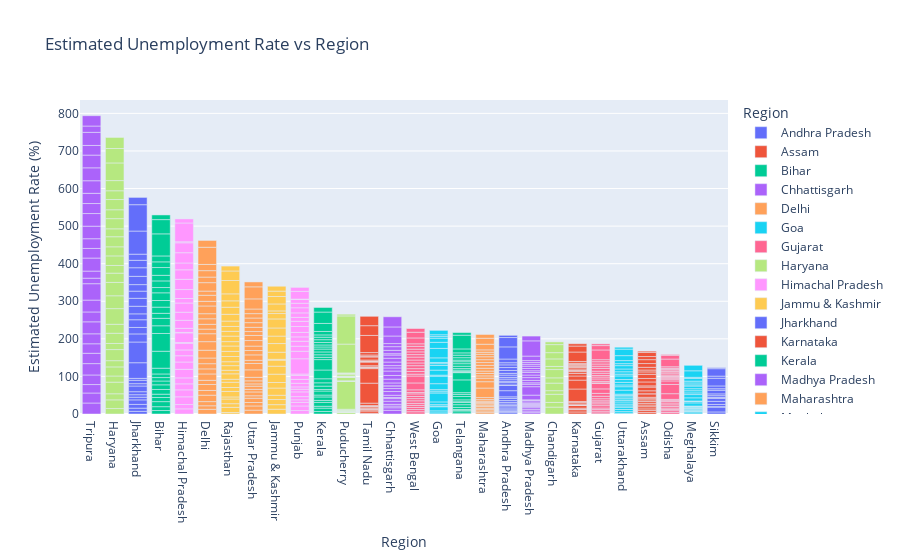

The notebook cell saved with this chart:
### Markdown cell above
### Statistical EDA

### Code cell
# Unemployment Rate over-time

plt.figure(figsize=(14,7))
fig = px.bar(data1, x='Region', y='Estimated Unemployment Rate (%)', color='Region', title="Estimated Unemployment Rate vs Region")
fig.update_layout(xaxis = {'categoryorder':'total descending'})
fig.show()

### Figure 1 — Plotly figure (JSON) as saved in the notebook; plotly's stock layout.template omitted (floating-point values rounded to 4 significant figures)
{"data": [{"alignmentgroup": "True", "hovertemplate": "Region=%{x}<br>Estimated Unemployment Rate (%)=%{y}<extra></extra>", "legendgroup": "Andhra Pradesh", "marker": {"color": "#636efa", "pattern": {"shape": ""}}, "name": "Andhra Pradesh", "offsetgroup": "Andhra Pradesh", "orientation": "v", "showlegend": true, "textposition": "auto", "type": "bar", "x": ["Andhra Pradesh", "Andhra Pradesh", "Andhra Pradesh", "Andhra Pradesh", "Andhra Pradesh", "Andhra Pradesh", "Andhra Pradesh", "Andhra Pradesh", "Andhra Pradesh", "Andhra Pradesh", "Andhra Pradesh", "Andhra Pradesh", "Andhra Pradesh", "Andhra Pradesh", "Andhra Pradesh", "Andhra Pradesh", "Andhra Pradesh", "Andhra Pradesh", "Andhra Pradesh", "Andhra Pradesh", "Andhra Pradesh", "Andhra Pradesh", "Andhra Pradesh", "Andhra Pradesh", "Andhra Pradesh", "Andhra Pradesh", "Andhra Pradesh", "Andhra Pradesh"], "xaxis": "x", "y": [3.65, 3.05, 3.75, 3.32, 5.17, 3.52, 4.12, 4.38, 4.84, 5.91, 4.06, 16.29, 14.46, 0.85, 6.09, 3.8, 5.64, 4.61, 6.01, 4.7, 7.54, 7.88, 7.11, 5.66, 9.88, 32.3, 24.91, 5.86], "yaxis": "y"}, {"alignmentgroup": "True", "hovertemplate": "Region=%{x}<br>Estimated Unemployment Rate (%)=%{y}<extra></extra>", "legendgroup": "Assam", "marker": {"color": "#EF553B", "pattern": {"shape": ""}}, "name": "Assam", "offsetgroup": "Assam", "orientation": "v", "showlegend": true, "textposition": "auto", "type": "bar", "x": ["Assam", "Assam", "Assam", "Assam", "Assam", "Assam", "Assam", "Assam", "Assam", "Assam", "Assam", "Assam", "Assam", "Assam", "Assam", "Assam", "Assam", "Assam", "Assam", "Assam", "Assam", "Assam", "Assam", "Assam", "Assam", "Assam"], "xaxis": "x", "y": [4.29, 5.08, 4.26, 5.79, 4.46, 4.65, 4.66, 4.29, 3.26, 3.77, 9.38, 0, 7.87, 9.89, 3.21, 10.39, 9.26, 11.17, 6.31, 5.02, 7.24, 9.98, 10.34, 8.37, 10.77, 3.42], "yaxis": "y"}, {"alignmentgroup": "True", "hovertemplate": "Region=%{x}<br>Estimated Unemployment Rate (%)=%{y}<extra></extra>", "legendgroup": "Bihar", "marker": {"color": "#00cc96", "pattern": {"shape": ""}}, "name": "Bihar", "offsetgroup": "Bihar", "orientation": "v", "showlegend": true, "textposition": "auto", "type": "bar", "x": ["Bihar", "Bihar", "Bihar", "Bihar", "Bihar", "Bihar", "Bihar", "Bihar", "Bihar", "Bihar", "Bihar", "Bihar", "Bihar", "Bihar", "Bihar", "Bihar", "Bihar", "Bihar", "Bihar", "Bihar", "Bihar", "Bihar", "Bihar", "Bihar", "Bihar", "Bihar", "Bihar", "Bihar"], "xaxis": "x", "y": [9.27, 10.2, 13.44, 11, 8.87, 12.47, 12.4, 10.16, 9.13, 9.61, 15.39, 45.09, 47.26, 20.49, 19.9, 13.29, 16.41, 17.66, 20.46, 14.06, 17.62, 14.91, 20.69, 15.11, 15.73, 58.77, 37.87, 12.45], "yaxis": "y"}, {"alignmentgroup": "True", "hovertemplate": "Region=%{x}<br>Estimated Unemployment Rate (%)=%{y}<extra></extra>", "legendgroup": "Chhattisgarh", "marker": {"color": "#ab63fa", "pattern": {"shape": ""}}, "name": "Chhattisgarh", "offsetgroup": "Chhattisgarh", "orientation": "v", "showlegend": true, "textposition": "auto", "type": "bar", "x": ["Chhattisgarh", "Chhattisgarh", "Chhattisgarh", "Chhattisgarh", "Chhattisgarh", "Chhattisgarh", "Chhattisgarh", "Chhattisgarh", "Chhattisgarh", "Chhattisgarh", "Chhattisgarh", "Chhattisgarh", "Chhattisgarh", "Chhattisgarh", "Chhattisgarh", "Chhattisgarh", "Chhattisgarh", "Chhattisgarh", "Chhattisgarh", "Chhattisgarh", "Chhattisgarh", "Chhattisgarh", "Chhattisgarh", "Chhattisgarh", "Chhattisgarh", "Chhattisgarh", "Chhattisgarh", "Chhattisgarh"], "xaxis": "x", "y": [9.82, 6.76, 4.54, 4.64, 8.33, 6.96, 2.77, 6.11, 9.89, 7.89, 7.31, 0, 7.64, 10.14, 9.77, 11.77, 8.17, 6.29, 9.46, 10.27, 8.32, 3.57, 9.01, 9.79, 8.21, 20.13, 24.1, 27.07], "yaxis": "y"}, {"alignmentgroup": "True", "hovertemplate": "Region=%{x}<br>Estimated Unemployment Rate (%)=%{y}<extra></extra>", "legendgroup": "Delhi", "marker": {"color": "#FFA15A", "pattern": {"shape": ""}}, "name": "Delhi", "offsetgroup": "Delhi", "orientation": "v", "showlegend": true, "textposition": "auto", "type": "bar", "x": ["Delhi", "Delhi", "Delhi", "Delhi", "Delhi", "Delhi", "Delhi", "Delhi", "Delhi", "Delhi", "Delhi", "Delhi", "Delhi", "Delhi", "Delhi", "Delhi", "Delhi", "Delhi", "Delhi", "Delhi", "Delhi", "Delhi", "Delhi", "Delhi", "Delhi", "Delhi", "Delhi", "Delhi"], "xaxis": "x", "y": [12.56, 9.33, 11.07, 17.18, 12.5, 15.84, 11.11, 16.97, 13.48, 13.81, 15.18, 20.69, 22.76, 21.14, 12.31, 12.76, 14.68, 13.52, 20.59, 12.41, 16.11, 11.07, 22.45, 14.86, 17.09, 16.51, 45.78, 18.11], "yaxis": "y"}, {"alignmentgroup": "True", "hovertemplate": "Region=%{x}<br>Estimated Unemployment Rate (%)=%{y}<extra></extra>", "legendgroup": "Goa", "marker": {"color": "#19d3f3", "pattern": {"shape": ""}}, "name": "Goa", "offsetgroup": "Goa", "orientation": "v", "showlegend": true, "textposition": "auto", "type": "bar", "x": ["Goa", "Goa", "Goa", "Goa", "Goa", "Goa", "Goa", "Goa", "Goa", "Goa", "Goa", "Goa", "Goa", "Goa", "Goa", "Goa", "Goa", "Goa", "Goa", "Goa", "Goa", "Goa", "Goa", "Goa"], "xaxis": "x", "y": [2.91, 5.45, 10.98, 1.98, 3.61, 7.21, 23.71, 3.54, 5.38, 0, 15.91, 20, 2.75, 13.33, 12.28, 4.9, 3.16, 12.31, 25.2, 16.22, 10.92, 4.31, 4.76, 11.76], "yaxis": "y"}, {"alignmentgroup": "True", "hovertemplate": "Region=%{x}<br>Estimated Unemployment Rate (%)=%{y}<extra></extra>", "legendgroup": "Gujarat", "marker": {"color": "#FF6692", "pattern": {"shape": ""}}, "name": "Gujarat", "offsetgroup": "Gujarat", "orientation": "v", "showlegend": true, "textposition": "auto", "type": "bar", "x": ["Gujarat", "Gujarat", "Gujarat", "Gujarat", "Gujarat", "Gujarat", "Gujarat", "Gujarat", "Gujarat", "Gujarat", "Gujarat", "Gujarat", "Gujarat", "Gujarat", "Gujarat", "Gujarat", "Gujarat", "Gujarat", "Gujarat", "Gujarat", "Gujarat", "Gujarat", "Gujarat", "Gujarat", "Gujarat", "Gujarat", "Gujarat", "Gujarat"], "xaxis": "x", "y": [2.88, 4.77, 4.58, 3.7, 6.29, 4.91, 4.68, 3.46, 5.35, 6.64, 7.59, 12, 14.58, 1.41, 4.09, 6.31, 5.15, 4.2, 5.96, 5.45, 7.53, 5.71, 5.82, 6.04, 5.39, 25.94, 11.62, 4.54], "yaxis": "y"}, {"alignmentgroup": "True", "hovertemplate": "Region=%{x}<br>Estimated Unemployment Rate (%)=%{y}<extra></extra>", "legendgroup": "Haryana", "marker": {"color": "#B6E880", "pattern": {"shape": ""}}, "name": "Haryana", "offsetgroup": "Haryana", "orientation": "v", "showlegend": true, "textposition": "auto", "type": "bar", "x": ["Haryana", "Haryana", "Haryana", "Haryana", "Haryana", "Haryana", "Haryana", "Haryana", "Haryana", "Haryana", "Haryana", "Haryana", "Haryana", "Haryana", "Haryana", "Haryana", "Haryana", "Haryana", "Haryana", "Haryana", "Haryana", "Haryana", "Haryana", "Haryana", "Haryana", "Haryana", "Haryana", "Haryana"], "xaxis": "x", "y": [14.54, 23.08, 16.22, 30.94, 16.36, 24.17, 16.59, 29.56, 16.21, 27.19, 23.92, 41.61, 34.22, 35.57, 24.67, 20.42, 25.45, 24.19, 26.84, 21.04, 27.06, 23.65, 27.24, 23.29, 27.14, 46.89, 38.46, 29.41], "yaxis": "y"}, {"alignmentgroup": "True", "hovertemplate": "Region=%{x}<br>Estimated Unemployment Rate (%)=%{y}<extra></extra>", "legendgroup": "Himachal Pradesh", "marker": {"color": "#FF97FF", "pattern": {"shape": ""}}, "name": "Himachal Pradesh", "offsetgroup": "Himachal Pradesh", "orientation": "v", "showlegend": true, "textposition": "auto", "type": "bar", "x": ["Himachal Pradesh", "Himachal Pradesh", "Himachal Pradesh", "Himachal Pradesh", "Himachal Pradesh", "Himachal Pradesh", "Himachal Pradesh", "Himachal Pradesh", "Himachal Pradesh", "Himachal Pradesh", "Himachal Pradesh", "Himachal Pradesh", "Himachal Pradesh", "Himachal Pradesh", "Himachal Pradesh", "Himachal Pradesh", "Himachal Pradesh", "Himachal Pradesh", "Himachal Pradesh", "Himachal Pradesh", "Himachal Pradesh", "Himachal Pradesh", "Himachal Pradesh", "Himachal Pradesh", "Himachal Pradesh", "Himachal Pradesh", "Himachal Pradesh", "Himachal Pradesh"], "xaxis": "x", "y": [13.68, 11.43, 20.59, 18.56, 15.98, 15.81, 22.86, 19.46, 16.67, 15.42, 17.71, 2.13, 25.64, 1.12, 10.88, 21.43, 21.51, 24.48, 12, 23.77, 27.27, 25.32, 18.15, 27.31, 26.44, 2.7, 50, 10.81], "yaxis": "y"}, {"alignmentgroup": "True", "hovertemplate": "Region=%{x}<br>Estimated Unemployment Rate (%)=%{y}<extra></extra>", "legendgroup": "Jammu & Kashmir", "marker": {"color": "#FECB52", "pattern": {"shape": ""}}, "name": "Jammu & Kashmir", "offsetgroup": "Jammu & Kashmir", "orientation": "v", "showlegend": true, "textposition": "auto", "type": "bar", "x": ["Jammu & Kashmir", "Jammu & Kashmir", "Jammu & Kashmir", "Jammu & Kashmir", "Jammu & Kashmir", "Jammu & Kashmir", "Jammu & Kashmir", "Jammu & Kashmir", "Jammu & Kashmir", "Jammu & Kashmir", "Jammu & Kashmir", "Jammu & Kashmir", "Jammu & Kashmir", "Jammu & Kashmir", "Jammu & Kashmir", "Jammu & Kashmir", "Jammu & Kashmir", "Jammu & Kashmir", "Jammu & Kashmir", "Jammu & Kashmir", "Jammu & Kashmir"], "xaxis": "x", "y": [12.78, 12.09, 13.67, 11.32, 19.27, 14.73, 22.19, 21.23, 16, 2.22, 18.97, 23.04, 19.88, 21.55, 24.06, 14.29, 7.02, 18.54, 19.86, 14.29, 12.96], "yaxis": "y"}, {"alignmentgroup": "True", "hovertemplate": "Region=%{x}<br>Estimated Unemployment Rate (%)=%{y}<extra></extra>", "legendgroup": "Jharkhand", "marker": {"color": "#636efa", "pattern": {"shape": ""}}, "name": "Jharkhand", "offsetgroup": "Jharkhand", "orientation": "v", "showlegend": true, "textposition": "auto", "type": "bar", "x": ["Jharkhand", "Jharkhand", "Jharkhand", "Jharkhand", "Jharkhand", "Jharkhand", "Jharkhand", "Jharkhand", "Jharkhand", "Jharkhand", "Jharkhand", "Jharkhand", "Jharkhand", "Jharkhand", "Jharkhand", "Jharkhand", "Jharkhand", "Jharkhand", "Jharkhand", "Jharkhand", "Jharkhand", "Jharkhand", "Jharkhand", "Jharkhand", "Jharkhand", "Jharkhand", "Jharkhand", "Jharkhand"], "xaxis": "x", "y": [7.11, 8.46, 9.98, 12.06, 7.12, 6.57, 8.07, 15.15, 6.16, 9.06, 5.01, 41.72, 55.1, 21.53, 17.23, 20.51, 15.67, 20.25, 21.16, 19.05, 17.34, 22.01, 22.96, 19.67, 16.4, 61.48, 70.17, 19.38], "yaxis": "y"}, {"alignmentgroup": "True", "hovertemplate": "Region=%{x}<br>Estimated Unemployment Rate (%)=%{y}<extra></extra>", "legendgroup": "Karnataka", "marker": {"color": "#EF553B", "pattern": {"shape": ""}}, "name": "Karnataka", "offsetgroup": "Karnataka", "orientation": "v", "showlegend": true, "textposition": "auto", "type": "bar", "x": ["Karnataka", "Karnataka", "Karnataka", "Karnataka", "Karnataka", "Karnataka", "Karnataka", "Karnataka", "Karnataka", "Karnataka", "Karnataka", "Karnataka", "Karnataka", "Karnataka", "Karnataka", "Karnataka", "Karnataka", "Karnataka", "Karnataka", "Karnataka", "Karnataka", "Karnataka", "Karnataka", "Karnataka", "Karnataka", "Karnataka", "Karnataka", "Karnataka"], "xaxis": "x", "y": [5.46, 5.98, 0.52, 0.37, 3.2, 7.13, 1.19, 0.41, 2.57, 4.11, 2.39, 33.17, 23.72, 10.92, 6.56, 5, 2.29, 1.27, 3.57, 3.87, 3.44, 1.56, 3.31, 2.88, 4.92, 25.12, 15.88, 6.12], "yaxis": "y"}, {"alignmentgroup": "True", "hovertemplate": "Region=%{x}<br>Estimated Unemployment Rate (%)=%{y}<extra></extra>", "legendgroup": "Kerala", "marker": {"color": "#00cc96", "pattern": {"shape": ""}}, "name": "Kerala", "offsetgroup": "Kerala", "orientation": "v", "showlegend": true, "textposition": "auto", "type": "bar", "x": ["Kerala", "Kerala", "Kerala", "Kerala", "Kerala", "Kerala", "Kerala", "Kerala", "Kerala", "Kerala", "Kerala", "Kerala", "Kerala", "Kerala", "Kerala", "Kerala", "Kerala", "Kerala", "Kerala", "Kerala", "Kerala", "Kerala", "Kerala", "Kerala", "Kerala", "Kerala", "Kerala", "Kerala"], "xaxis": "x", "y": [6.63, 9, 4.95, 10.32, 5.35, 9.14, 5, 10.77, 4.11, 8.91, 8.85, 10.71, 23.38, 27.66, 6.11, 6.67, 7.58, 7.69, 5.52, 5.35, 6.71, 7.31, 6.65, 6.08, 9.14, 21.43, 30.28, 12.17], "yaxis": "y"}, {"alignmentgroup": "True", "hovertemplate": "Region=%{x}<br>Estimated Unemployment Rate (%)=%{y}<extra></extra>", "legendgroup": "Madhya Pradesh", "marker": {"color": "#ab63fa", "pattern": {"shape": ""}}, "name": "Madhya Pradesh", "offsetgroup": "Madhya Pradesh", "orientation": "v", "showlegend": true, "textposition": "auto", "type": "bar", "x": ["Madhya Pradesh", "Madhya Pradesh", "Madhya Pradesh", "Madhya Pradesh", "Madhya Pradesh", "Madhya Pradesh", "Madhya Pradesh", "Madhya Pradesh", "Madhya Pradesh", "Madhya Pradesh", "Madhya Pradesh", "Madhya Pradesh", "Madhya Pradesh", "Madhya Pradesh", "Madhya Pradesh", "Madhya Pradesh", "Madhya Pradesh", "Madhya Pradesh", "Madhya Pradesh", "Madhya Pradesh", "Madhya Pradesh", "Madhya Pradesh", "Madhya Pradesh", "Madhya Pradesh", "Madhya Pradesh", "Madhya Pradesh", "Madhya Pradesh", "Madhya Pradesh"], "xaxis": "x", "y": [3.63, 4.25, 3.92, 4.94, 3.08, 2.98, 2.72, 2.94, 3.66, 4.42, 1.19, 12.5, 22.46, 6.46, 3.91, 6.38, 7.38, 6.82, 7, 4.4, 6.06, 6.2, 5.17, 4.96, 4.8, 11.94, 40.49, 12.72], "yaxis": "y"}, {"alignmentgroup": "True", "hovertemplate": "Region=%{x}<br>Estimated Unemployment Rate (%)=%{y}<extra></extra>", "legendgroup": "Maharashtra", "marker": {"color": "#FFA15A", "pattern": {"shape": ""}}, "name": "Maharashtra", "offsetgroup": "Maharashtra", "orientation": "v", "showlegend": true, "textposition": "auto", "type": "bar", "x": ["Maharashtra", "Maharashtra", "Maharashtra", "Maharashtra", "Maharashtra", "Maharashtra", "Maharashtra", "Maharashtra", "Maharashtra", "Maharashtra", "Maharashtra", "Maharashtra", "Maharashtra", "Maharashtra", "Maharashtra", "Maharashtra", "Maharashtra", "Maharashtra", "Maharashtra", "Maharashtra", "Maharashtra", "Maharashtra", "Maharashtra", "Maharashtra", "Maharashtra", "Maharashtra", "Maharashtra", "Maharashtra"], "xaxis": "x", "y": [3.67, 4.34, 3.66, 3.76, 4.4, 3.81, 3.68, 3.03, 3.8, 4.24, 5.38, 25.28, 16.89, 9.4, 6.08, 6.46, 6.35, 7.57, 7.6, 7.51, 7.6, 7.83, 6.67, 5.34, 6.34, 14.99, 15.92, 10.01], "yaxis": "y"}, {"alignmentgroup": "True", "hovertemplate": "Region=%{x}<br>Estimated Unemployment Rate (%)=%{y}<extra></extra>", "legendgroup": "Meghalaya", "marker": {"color": "#19d3f3", "pattern": {"shape": ""}}, "name": "Meghalaya", "offsetgroup": "Meghalaya", "orientation": "v", "showlegend": true, "textposition": "auto", "type": "bar", "x": ["Meghalaya", "Meghalaya", "Meghalaya", "Meghalaya", "Meghalaya", "Meghalaya", "Meghalaya", "Meghalaya", "Meghalaya", "Meghalaya", "Meghalaya", "Meghalaya", "Meghalaya", "Meghalaya", "Meghalaya", "Meghalaya", "Meghalaya", "Meghalaya", "Meghalaya", "Meghalaya", "Meghalaya", "Meghalaya", "Meghalaya", "Meghalaya", "Meghalaya", "Meghalaya", "Meghalaya"], "xaxis": "x", "y": [3.16, 4.23, 1.03, 0.52, 0.24, 3.7, 1.5, 1.8, 0.97, 2.76, 1.28, 8.38, 3.73, 1.35, 8.4, 8.66, 4.43, 5.8, 5.3, 7.2, 3.02, 5.21, 4.76, 7.37, 2.8, 17.39, 14.58], "yaxis": "y"}, {"alignmentgroup": "True", "hovertemplate": "Region=%{x}<br>Estimated Unemployment Rate (%)=%{y}<extra></extra>", "legendgroup": "Odisha", "marker": {"color": "#FF6692", "pattern": {"shape": ""}}, "name": "Odisha", "offsetgroup": "Odisha", "orientation": "v", "showlegend": true, "textposition": "auto", "type": "bar", "x": ["Odisha", "Odisha", "Odisha", "Odisha", "Odisha", "Odisha", "Odisha", "Odisha", "Odisha", "Odisha", "Odisha", "Odisha", "Odisha", "Odisha", "Odisha", "Odisha", "Odisha", "Odisha", "Odisha", "Odisha", "Odisha", "Odisha", "Odisha", "Odisha", "Odisha", "Odisha", "Odisha", "Odisha"], "xaxis": "x", "y": [4.17, 4.71, 3.31, 3.68, 4.31, 4.28, 4.72, 4.67, 1.81, 3.31, 15.09, 24.48, 9.45, 4.59, 2.95, 2.63, 1.78, 3.5, 3.78, 4.5, 2.23, 3.36, 2.28, 2.19, 3.96, 20.5, 10, 2.18], "yaxis": "y"}, {"alignmentgroup": "True", "hovertemplate": "Region=%{x}<br>Estimated Unemployment Rate (%)=%{y}<extra></extra>", "legendgroup": "Puducherry", "marker": {"color": "#B6E880", "pattern": {"shape": ""}}, "name": "Puducherry", "offsetgroup": "Puducherry", "orientation": "v", "showlegend": true, "textposition": "auto", "type": "bar", "x": ["Puducherry", "Puducherry", "Puducherry", "Puducherry", "Puducherry", "Puducherry", "Puducherry", "Puducherry", "Puducherry", "Puducherry", "Puducherry", "Puducherry", "Puducherry", "Puducherry", "Puducherry", "Puducherry", "Puducherry", "Puducherry", "Puducherry", "Puducherry", "Puducherry", "Puducherry", "Puducherry", "Puducherry", "Puducherry", "Puducherry"], "xaxis": "x", "y": [0, 0, 0, 4.85, 0, 1.18, 0, 1.99, 0.58, 1.74, 2.31, 74.51, 1.25, 0, 0, 8.95, 1.22, 1.17, 1.37, 5.21, 0.57, 1.78, 0.62, 76.74, 75, 4.55], "yaxis": "y"}, {"alignmentgroup": "True", "hovertemplate": "Region=%{x}<br>Estimated Unemployment Rate (%)=%{y}<extra></extra>", "legendgroup": "Punjab", "marker": {"color": "#FF97FF", "pattern": {"shape": ""}}, "name": "Punjab", "offsetgroup": "Punjab", "orientation": "v", "showlegend": true, "textposition": "auto", "type": "bar", "x": ["Punjab", "Punjab", "Punjab", "Punjab", "Punjab", "Punjab", "Punjab", "Punjab", "Punjab", "Punjab", "Punjab", "Punjab", "Punjab", "Punjab", "Punjab", "Punjab", "Punjab", "Punjab", "Punjab", "Punjab", "Punjab", "Punjab", "Punjab", "Punjab", "Punjab", "Punjab", "Punjab", "Punjab"], "xaxis": "x", "y": [9.17, 12.21, 9.64, 6.69, 8.59, 12.56, 7.07, 6.13, 9.69, 10.41, 10.51, 3.69, 40.59, 20, 13.49, 13.17, 11.61, 11.99, 15.69, 13.75, 10.39, 11.97, 13.68, 11.99, 9.97, 1.13, 20.54, 10.55], "yaxis": "y"}, {"alignmentgroup": "True", "hovertemplate": "Region=%{x}<br>Estimated Unemployment Rate (%)=%{y}<extra></extra>", "legendgroup": "Rajasthan", "marker": {"color": "#FECB52", "pattern": {"shape": ""}}, "name": "Rajasthan", "offsetgroup": "Rajasthan", "orientation": "v", "showlegend": true, "textposition": "auto", "type": "bar", "x": ["Rajasthan", "Rajasthan", "Rajasthan", "Rajasthan", "Rajasthan", "Rajasthan", "Rajasthan", "Rajasthan", "Rajasthan", "Rajasthan", "Rajasthan", "Rajasthan", "Rajasthan", "Rajasthan", "Rajasthan", "Rajasthan", "Rajasthan", "Rajasthan", "Rajasthan", "Rajasthan", "Rajasthan", "Rajasthan", "Rajasthan", "Rajasthan", "Rajasthan", "Rajasthan", "Rajasthan", "Rajasthan"], "xaxis": "x", "y": [4.03, 13.7, 9.7, 12.5, 5.45, 14.66, 10.47, 13.96, 8, 14.48, 9.47, 12.25, 10.45, 13.86, 13.62, 14.36, 11.67, 14.71, 12.63, 13.02, 14.3, 18.04, 18.82, 17.02, 18.54, 35.53, 25.35, 13.04], "yaxis": "y"}, {"alignmentgroup": "True", "hovertemplate": "Region=%{x}<br>Estimated Unemployment Rate (%)=%{y}<extra></extra>", "legendgroup": "Sikkim", "marker": {"color": "#636efa", "pattern": {"shape": ""}}, "name": "Sikkim", "offsetgroup": "Sikkim", "orientation": "v", "showlegend": true, "textposition": "auto", "type": "bar", "x": ["Sikkim", "Sikkim", "Sikkim", "Sikkim", "Sikkim", "Sikkim", "Sikkim", "Sikkim", "Sikkim", "Sikkim", "Sikkim", "Sikkim", "Sikkim", "Sikkim", "Sikkim", "Sikkim", "Sikkim"], "xaxis": "x", "y": [5.48, 13.11, 1, 0, 5.81, 8.2, 7.76, 2.56, 4.82, 4.81, 9.68, 4.04, 7.37, 20.45, 5.77, 19.75, 2.63], "yaxis": "y"}, {"alignmentgroup": "True", "hovertemplate": "Region=%{x}<br>Estimated Unemployment Rate (%)=%{y}<extra></extra>", "legendgroup": "Tamil Nadu", "marker": {"color": "#EF553B", "pattern": {"shape": ""}}, "name": "Tamil Nadu", "offsetgroup": "Tamil Nadu", "orientation": "v", "showlegend": true, "textposition": "auto", "type": "bar", "x": ["Tamil Nadu", "Tamil Nadu", "Tamil Nadu", "Tamil Nadu", "Tamil Nadu", "Tamil Nadu", "Tamil Nadu", "Tamil Nadu", "Tamil Nadu", "Tamil Nadu", "Tamil Nadu", "Tamil Nadu", "Tamil Nadu", "Tamil Nadu", "Tamil Nadu", "Tamil Nadu", "Tamil Nadu", "Tamil Nadu", "Tamil Nadu", "Tamil Nadu", "Tamil Nadu", "Tamil Nadu", "Tamil Nadu", "Tamil Nadu", "Tamil Nadu", "Tamil Nadu", "Tamil Nadu", "Tamil Nadu"], "xaxis": "x", "y": [0.97, 0.92, 6.01, 2.91, 1.71, 1.46, 2.46, 3.73, 1.18, 1.17, 6.36, 53.19, 38.73, 2.06, 0.89, 1.56, 3.18, 9.53, 1.86, 1.13, 2.65, 8.05, 2.05, 3.31, 6.46, 45.55, 25.95, 24.93], "yaxis": "y"}, {"alignmentgroup": "True", "hovertemplate": "Region=%{x}<br>Estimated Unemployment Rate (%)=%{y}<extra></extra>", "legendgroup": "Telangana", "marker": {"color": "#00cc96", "pattern": {"shape": ""}}, "name": "Telangana", "offsetgroup": "Telangana", "orientation": "v", "showlegend": true, "textposition": "auto", "type": "bar", "x": ["Telangana", "Telangana", "Telangana", "Telangana", "Telangana", "Telangana", "Telangana", "Telangana", "Telangana", "Telangana", "Telangana", "Telangana", "Telangana", "Telangana", "Telangana", "Telangana", "Telangana", "Telangana", "Telangana", "Telangana", "Telangana", "Telangana", "Telangana", "Telangana", "Telangana", "Telangana", "Telangana", "Telangana"], "xaxis": "x", "y": [2.23, 5.92, 2.45, 1.4, 5.49, 7.29, 6.47, 1.35, 5.02, 9.02, 5.63, 4.51, 34.01, 19.3, 1.52, 1.43, 3.73, 4.19, 6.19, 6.74, 5.23, 4.22, 6.49, 6.74, 6.1, 10.5, 36.57, 6.92], "yaxis": "y"}, {"alignmentgroup": "True", "hovertemplate": "Region=%{x}<br>Estimated Unemployment Rate (%)=%{y}<extra></extra>", "legendgroup": "Tripura", "marker": {"color": "#ab63fa", "pattern": {"shape": ""}}, "name": "Tripura", "offsetgroup": "Tripura", "orientation": "v", "showlegend": true, "textposition": "auto", "type": "bar", "x": ["Tripura", "Tripura", "Tripura", "Tripura", "Tripura", "Tripura", "Tripura", "Tripura", "Tripura", "Tripura", "Tripura", "Tripura", "Tripura", "Tripura", "Tripura", "Tripura", "Tripura", "Tripura", "Tripura", "Tripura", "Tripura", "Tripura", "Tripura", "Tripura", "Tripura", "Tripura", "Tripura", "Tripura"], "xaxis": "x", "y": [29.25, 26.64, 22.47, 25.49, 30.23, 27.54, 25.25, 26.53, 31.91, 26.22, 31.61, 43.64, 14.71, 18.84, 34.69, 25.59, 25.81, 33.45, 33.57, 26.67, 27.15, 33.48, 34.37, 33.88, 25.69, 34.88, 16.78, 27.47], "yaxis": "y"}, {"alignmentgroup": "True", "hovertemplate": "Region=%{x}<br>Estimated Unemployment Rate (%)=%{y}<extra></extra>", "legendgroup": "Uttar Pradesh", "marker": {"color": "#FFA15A", "pattern": {"shape": ""}}, "name": "Uttar Pradesh", "offsetgroup": "Uttar Pradesh", "orientation": "v", "showlegend": true, "textposition": "auto", "type": "bar", "x": ["Uttar Pradesh", "Uttar Pradesh", "Uttar Pradesh", "Uttar Pradesh", "Uttar Pradesh", "Uttar Pradesh", "Uttar Pradesh", "Uttar Pradesh", "Uttar Pradesh", "Uttar Pradesh", "Uttar Pradesh", "Uttar Pradesh", "Uttar Pradesh", "Uttar Pradesh", "Uttar Pradesh", "Uttar Pradesh", "Uttar Pradesh", "Uttar Pradesh", "Uttar Pradesh", "Uttar Pradesh", "Uttar Pradesh", "Uttar Pradesh", "Uttar Pradesh", "Uttar Pradesh", "Uttar Pradesh", "Uttar Pradesh", "Uttar Pradesh", "Uttar Pradesh"], "xaxis": "x", "y": [10.26, 11.13, 9.19, 11.47, 6.45, 10.18, 6.94, 8.43, 6.06, 8.12, 9.37, 19.92, 16.89, 8.51, 14.4, 11.62, 11.8, 14.73, 13.58, 10.35, 11.31, 12.37, 12.34, 11.65, 12.32, 26.94, 32.06, 13.05], "yaxis": "y"}, {"alignmentgroup": "True", "hovertemplate": "Region=%{x}<br>Estimated Unemployment Rate (%)=%{y}<extra></extra>", "legendgroup": "Uttarakhand", "marker": {"color": "#19d3f3", "pattern": {"shape": ""}}, "name": "Uttarakhand", "offsetgroup": "Uttarakhand", "orientation": "v", "showlegend": true, "textposition": "auto", "type": "bar", "x": ["Uttarakhand", "Uttarakhand", "Uttarakhand", "Uttarakhand", "Uttarakhand", "Uttarakhand", "Uttarakhand", "Uttarakhand", "Uttarakhand", "Uttarakhand", "Uttarakhand", "Uttarakhand", "Uttarakhand", "Uttarakhand", "Uttarakhand", "Uttarakhand", "Uttarakhand", "Uttarakhand", "Uttarakhand", "Uttarakhand", "Uttarakhand", "Uttarakhand", "Uttarakhand", "Uttarakhand", "Uttarakhand", "Uttarakhand", "Uttarakhand"], "xaxis": "x", "y": [1.63, 4.65, 5.74, 6.11, 3.47, 4.83, 5.56, 4.52, 4.17, 4.85, 3.66, 3.57, 10.71, 9.17, 4.69, 6.94, 7.43, 9.62, 4.72, 6.34, 7.39, 8.92, 5.28, 8.15, 13.18, 17.36, 5.08], "yaxis": "y"}, {"alignmentgroup": "True", "hovertemplate": "Region=%{x}<br>Estimated Unemployment Rate (%)=%{y}<extra></extra>", "legendgroup": "West Bengal", "marker": {"color": "#FF6692", "pattern": {"shape": ""}}, "name": "West Bengal", "offsetgroup": "West Bengal", "orientation": "v", "showlegend": true, "textposition": "auto", "type": "bar", "x": ["West Bengal", "West Bengal", "West Bengal", "West Bengal", "West Bengal", "West Bengal", "West Bengal", "West Bengal", "West Bengal", "West Bengal", "West Bengal", "West Bengal", "West Bengal", "West Bengal", "West Bengal", "West Bengal", "West Bengal", "West Bengal", "West Bengal", "West Bengal", "West Bengal", "West Bengal", "West Bengal", "West Bengal", "West Bengal", "West Bengal", "West Bengal", "West Bengal"], "xaxis": "x", "y": [6.02, 5.85, 5.62, 5.58, 5.26, 6.78, 5.83, 5.79, 6.79, 3.78, 7.02, 18.32, 18.43, 4.94, 7.25, 7.38, 7.91, 7.27, 7.79, 7.83, 6.61, 7.24, 7.27, 7.55, 6.67, 15.63, 15.22, 9.86], "yaxis": "y"}, {"alignmentgroup": "True", "hovertemplate": "Region=%{x}<br>Estimated Unemployment Rate (%)=%{y}<extra></extra>", "legendgroup": "Chandigarh", "marker": {"color": "#B6E880", "pattern": {"shape": ""}}, "name": "Chandigarh", "offsetgroup": "Chandigarh", "orientation": "v", "showlegend": true, "textposition": "auto", "type": "bar", "x": ["Chandigarh", "Chandigarh", "Chandigarh", "Chandigarh", "Chandigarh", "Chandigarh", "Chandigarh", "Chandigarh", "Chandigarh", "Chandigarh", "Chandigarh", "Chandigarh"], "xaxis": "x", "y": [18.35, 12.4, 21.8, 9.52, 20.14, 13.99, 22.05, 8.33, 20, 16.67, 21.43, 7.22], "yaxis": "y"}], "layout": {"barmode": "relative", "legend": {"title": {"text": "Region"}, "tracegroupgap": 0}, "title": {"text": "Estimated Unemployment Rate vs Region"}, "xaxis": {"anchor": "y", "categoryarray": ["Andhra Pradesh", "Assam", "Bihar", "Chhattisgarh", "Delhi", "Goa", "Gujarat", "Haryana", "Himachal Pradesh", "Jammu & Kashmir", "Jharkhand", "Karnataka", "Kerala", "Madhya Pradesh", "Maharashtra", "Meghalaya", "Odisha", "Puducherry", "Punjab", "Rajasthan", "Sikkim", "Tamil Nadu", "Telangana", "Tripura", "Uttar Pradesh", "Uttarakhand", "West Bengal", "Chandigarh"], "categoryorder": "total descending", "domain": [0, 1], "title": {"text": "Region"}}, "yaxis": {"anchor": "x", "domain": [0, 1], "title": {"text": "Estimated Unemployment Rate (%)"}}}}
